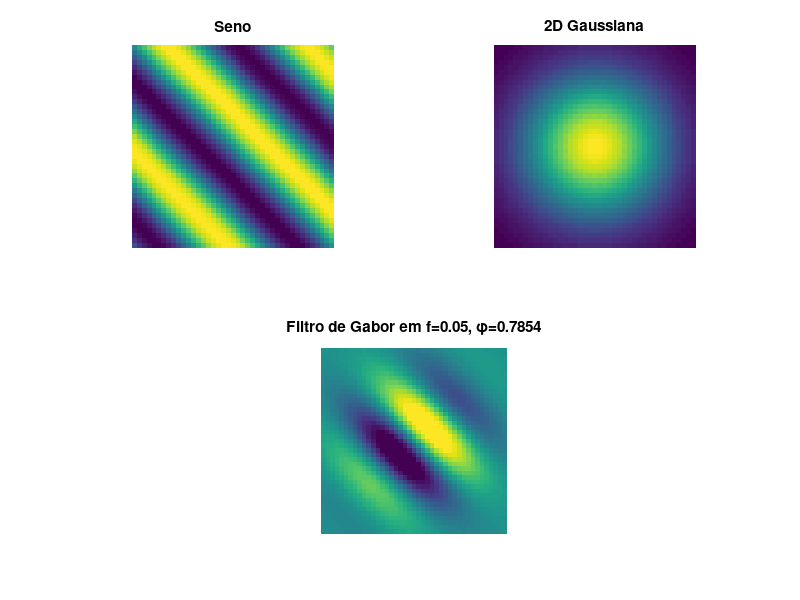

Write the MATLAB code that produced this figure.
%%
%     Curso do canal ExataMenteS
%     Aula 43 - Superficie de Gabor
%     Se inscreva no canal e nos ajude a crescer <3
%     Vamos melhorar o Brasil atraves da tecnologia :)
%     https://www.youtube.com/channel/UCZyFebN0_gF2yy5fhVhlXtA
%     Professor: Joao Pinheiro
%%

% Parametros
freq = .05;  % Frequencia
phi = pi/4;  % Angulo da fase
sigma = 10;  % Sigma da Gaussiana
n = 20;      % Resolucao 

% Sin inicial
[X,Y] = meshgrid(-n:n,-n:n);
Xp    = X*cos(phi) + Y*sin(phi);

% Calculo da funcao seno
sine2d = sin( 2*pi * freq * Xp );

% Gaussiana
gaus2d = exp( -(X.^2 + Y.^2) / ( 2*sigma^2) );

% Filtro de Gabor
Gabor = sine2d .* gaus2d;


% plot
figure(1), clf
subplot(221)
imagesc(sine2d) % Plot do seno
axis square, axis off, axis xy
title('Seno')

% Plot da Gaussiana
subplot(222)
imagesc(gaus2d)
axis square, axis off
title('2D Gaussiana')

% Plot do Filtro de Gabor
subplot(212)
imagesc(Gabor)
axis square, axis off, axis xy
title([ 'Filtro de Gabor em f=' num2str(freq) ', \phi=' num2str(phi) ])
largura = max(abs(gaus2d(:)));
set(gca,'clim',[-largura largura]*.7)

%% 3D

% Com os vetores normais
figure(2), clf

axis square, axis off
rotate3d on

% Utilizando mesh
figure(3), clf

axis square, axis off